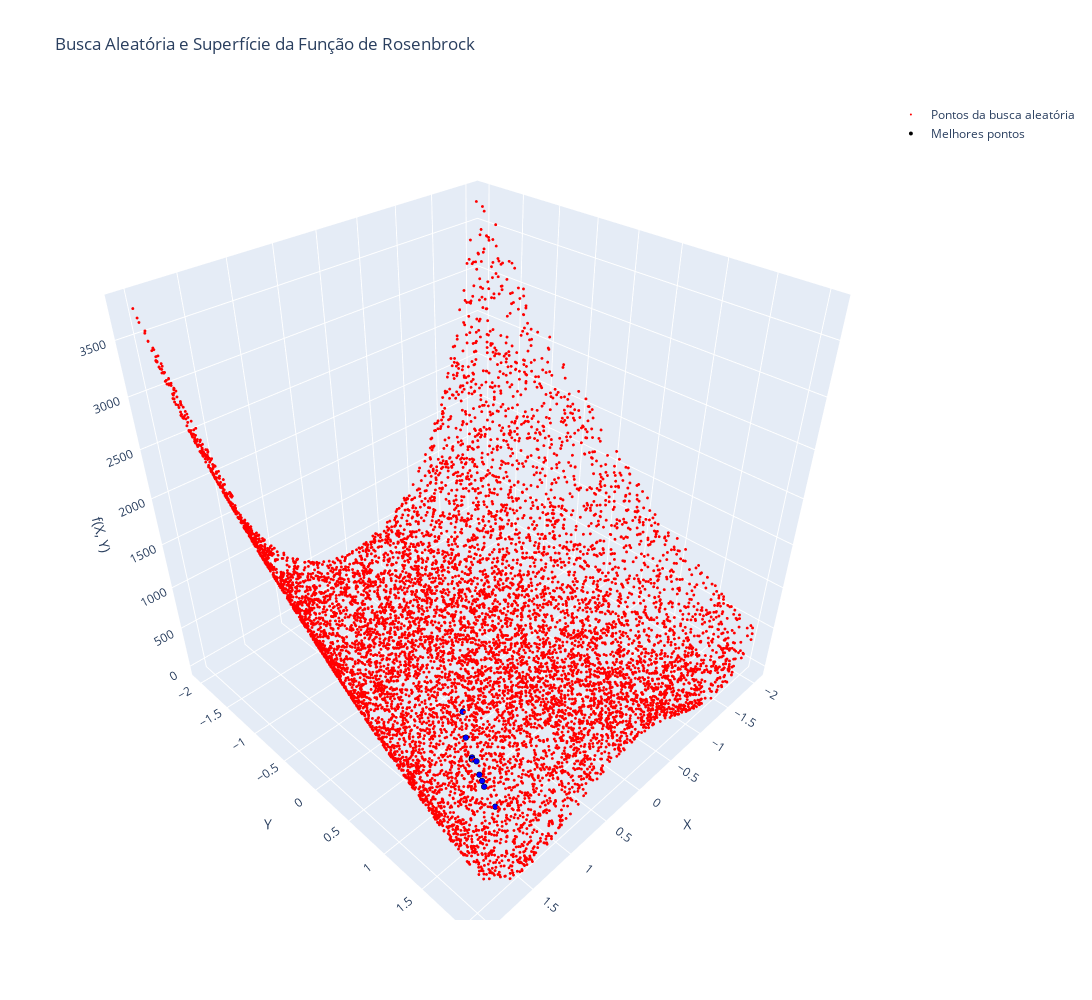

Write notebook code for a chart like this one.
### Code cell
import random
import numpy as np
import plotly.graph_objects as go
import matplotlib.pyplot as plt
import pandas as pd
import time

def funcao_rosenbrock(x, y, a=1, b=100):
    return (a - x)**2 + b * (y - x**2)**2

def busca_aleatoria(quantidade_iteracoes, limite_inferior, limite_superior):
    pontos_x = []
    pontos_y = []
    pontos_valor = []

    melhor_x = None
    melhor_y = None
    melhor_valor = np.inf
    pior_x = None
    pior_y = None
    pior_valor = -np.inf

    for _ in range(quantidade_iteracoes):
        x = random.uniform(limite_inferior, limite_superior)
        y = random.uniform(limite_inferior, limite_superior)
        valor = funcao_rosenbrock(x, y)

        pontos_x.append(x)
        pontos_y.append(y)
        pontos_valor.append(valor)

        # Verifica e atualiza o melhor e pior ponto
        if valor < melhor_valor:
            melhor_valor = valor
            melhor_x = x
            melhor_y = y

        if valor > pior_valor:
            pior_valor = valor
            pior_x = x
            pior_y = y

    return melhor_x, melhor_y, melhor_valor, pior_x, pior_y, pior_valor, pontos_x, pontos_y, pontos_valor

# Parâmetros da busca aleatória e intervalo de amostragem
quantidade_iteracoes = 1000
#limite_inferior = -5
limite_inferior = -2.048
#limite_superior = 10
limite_superior = 2.048
execucoes = 10

# Armazenamento dos resultados de todas as execuções
resultados = []
todos_pontos_x = []
todos_pontos_y = []
todos_pontos_valor = []
melhores_pontos_x = []
melhores_pontos_y = []
melhores_pontos_valor = []

# Executa a busca aleatória e armazena dados de cada execução
for i in range(execucoes):
    start_time = time.time()
    melhor_x, melhor_y, melhor_valor, pior_x, pior_y, pior_valor, pontos_x, pontos_y, pontos_valor = busca_aleatoria(
        quantidade_iteracoes, limite_inferior, limite_superior
    )
    exec_time = time.time() - start_time

    todos_pontos_x.extend(pontos_x)
    todos_pontos_y.extend(pontos_y)
    todos_pontos_valor.extend(pontos_valor)
    melhores_pontos_x.append(melhor_x)
    melhores_pontos_y.append(melhor_y)
    melhores_pontos_valor.append(melhor_valor)

# Criação de uma malha para a superfície da função de Rosenbrock
x = np.linspace(limite_inferior, limite_superior, 700)
y = np.linspace(limite_inferior, limite_superior, 700)
x, y = np.meshgrid(x, y)
z = funcao_rosenbrock(x, y)


# Criação do gráfico 3D com a superfície e os pontos da busca aleatória
fig = plt.figure(figsize=(10, 7))
ax = fig.add_subplot(111, projection='3d')

# Plota a superfície da função de Rosenbrock
# surf = ax.plot_surface(x, y, z, cmap='viridis', alpha=0.6, edgecolor='none')

# Plota todos os pontos encontrados nas 10 execuções da busca aleatória
ax.scatter(todos_pontos_x, todos_pontos_y, todos_pontos_valor, color='red', s=1, label='Pontos da busca aleatória')

# Plota os melhores pontos de cada execução em destaque
ax.scatter(melhores_pontos_x, melhores_pontos_y, melhores_pontos_valor, color='blue', s=20, label='Melhores pontos', edgecolors='black')

# Configurações de rótulos, título e barra de cores
ax.set_xlabel("X")
ax.set_ylabel("Y")
ax.set_zlabel("f(X, Y)")
ax.set_title("Busca Aleatória e Superfície da Função de Rosenbrock")
ax.legend()
# fig.colorbar(surf, ax=ax, shrink=0.5, aspect=5)

# Exibe o gráfico
plt.show()

# Criação do gráfico de superfície 3D com Plotly
fig = go.Figure()

# Superfície da função de Rosenbrock
#fig.add_trace(go.Surface(z=z, x=x, y=y, colorscale='Viridis', opacity=0.7))

# Pontos da busca aleatória
fig.add_trace(go.Scatter3d(
    x=todos_pontos_x, 
    y=todos_pontos_y, 
    z=todos_pontos_valor,
    mode='markers',
    marker=dict(size=1, color='red'),
    name='Pontos da busca aleatória'
))

# Melhores pontos de cada execução
fig.add_trace(go.Scatter3d(
    x=melhores_pontos_x, 
    y=melhores_pontos_y, 
    z=melhores_pontos_valor,
    mode='markers',
    marker=dict(size=2, color='blue', line=dict(width=2, color='black')),
    name='Melhores pontos'
))

# Configurações do layout
fig.update_layout(
    title="Busca Aleatória e Superfície da Função de Rosenbrock",
    scene=dict(
        xaxis_title="X",
        yaxis_title="Y",
        zaxis_title="f(X, Y)"
    ),
    width=1500,  # Largura do gráfico
    height=1000, # Altura do gráfico
)

# Exibe o gráfico
fig.show()

### Figure 1 — Plotly figure (JSON) as saved in the notebook; plotly's stock layout.template omitted (floating-point values rounded to 4 significant figures; data arrays with more than 128 entries replaced by an {"elided": "..."} marker saying what was removed)
{"data": [{"marker": {"color": "red", "size": 1}, "mode": "markers", "name": "Pontos da busca aleatória", "type": "scatter3d", "x": {"elided": "10000 float values"}, "y": {"elided": "10000 float values"}, "z": {"elided": "10000 float values"}}, {"marker": {"color": "blue", "line": {"color": "black", "width": 2}, "size": 2}, "mode": "markers", "name": "Melhores pontos", "type": "scatter3d", "x": [0.9411, 0.9385, 1.022, 0.9235, 0.7905, 0.9266, 1.09, 1.056, 1.18, 0.5719], "y": [0.8611, 0.8658, 1.046, 0.847, 0.6259, 0.9115, 1.178, 1.116, 1.411, 0.3584], "z": [0.0641, 0.02614, 0.0009206, 0.009266, 0.04399, 0.286, 0.01747, 0.003177, 0.0642, 0.2817]}], "layout": {"height": 1000, "scene": {"xaxis": {"title": {"text": "X"}}, "yaxis": {"title": {"text": "Y"}}, "zaxis": {"title": {"text": "f(X, Y)"}}}, "title": {"text": "Busca Aleatória e Superfície da Função de Rosenbrock"}, "width": 1500}}
